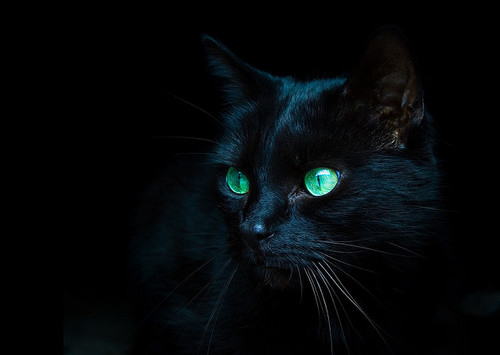
#> input picture sol_1_gamma/src/kitty.jpg, 500 x 355 px
$ python gamma_copy.py   (Python 2 division)
#> lines starting #> are read from the running program, lines starting #| are printed output that depends on the picture
import numpy as np
import cv2

def gamma_correction(img, correction):
    print "Gamma"
    result = img / 255.0
    result = cv2.pow(result, correction)
    return np.uint8(result * 255)


def log_correction(img):
    print "Log"
    b = np.zeros(img.shape)
    for i in range(img.shape[0]):
        for j in range(img.shape[1]):
            b[i][j] = np.log(1.0 + img[i][j] / 255.0)
    return np.uint8(b * 255)

def neg_correction(img):
    print "Negative"
    b = np.zeros(img.shape)
    for i in range(img.shape[0]):
        for j in range(img.shape[1]):
            b[i][j] = 1.0 - img[i][j] / 255.0
    return np.uint8(b * 255)

image = cv2.imread('kitty.jpg', cv2.IMREAD_GRAYSCALE)
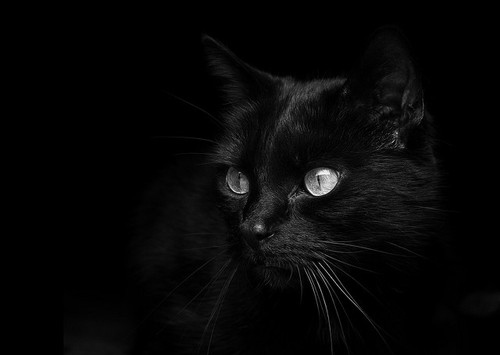
#> image: shape (355, 500); min 0, max 252, mean 6.7
alpha = 0.5
gamma_image = gamma_correction(image, alpha)
#> in gamma_correction, `result = cv2.pow(result, correction)`:
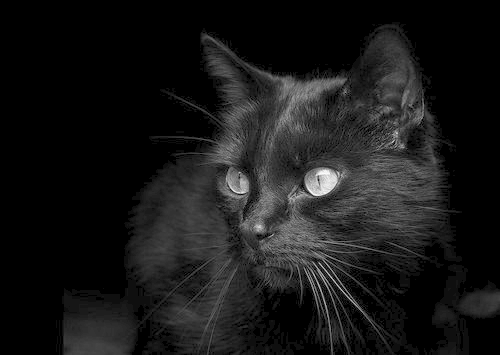
#> result: shape (355, 500) float64; min 0, max 0.994, mean 0.0951
log_image = log_correction(image)
neg_image = neg_correction(image)
#> after the loop in neg_correction, `for i in range(img.shape[0]):`:
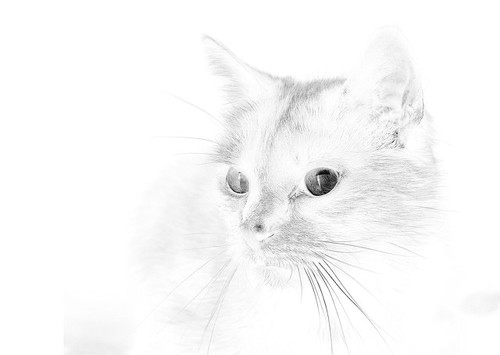
#> b: shape (355, 500) float64; min 0.0118, max 1, mean 0.974

cv2.imshow("Gamma {}".format(alpha), gamma_image)
cv2.waitKey()
cv2.imshow("Logarithm result", log_image)
cv2.waitKey()
cv2.imshow("Negative result", neg_image)
cv2.waitKey()

$ run again, with sol_1_gamma/src/test1.jpg copied over sol_1_gamma/src/kitty.jpg
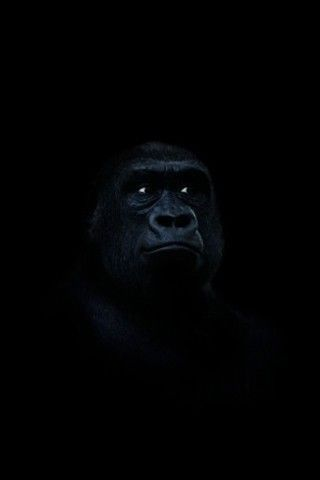
#> input picture sol_1_gamma/src/test1.jpg, 320 x 480 px
#> in gamma_correction, `result = cv2.pow(result, correction)`:
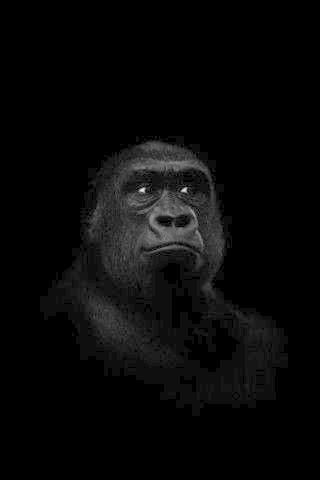
#> result: shape (480, 320) float64; min 0, max 0.892, mean 0.0346
#> after the loop in neg_correction, `for i in range(img.shape[0]):`:
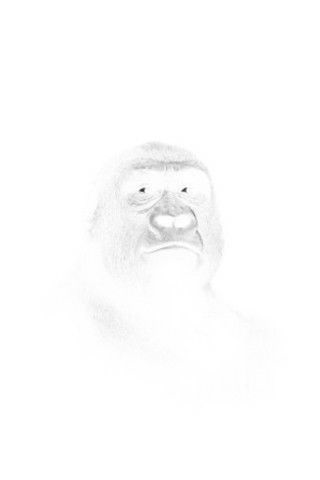
#> b: shape (480, 320) float64; min 0.204, max 1, mean 0.993
